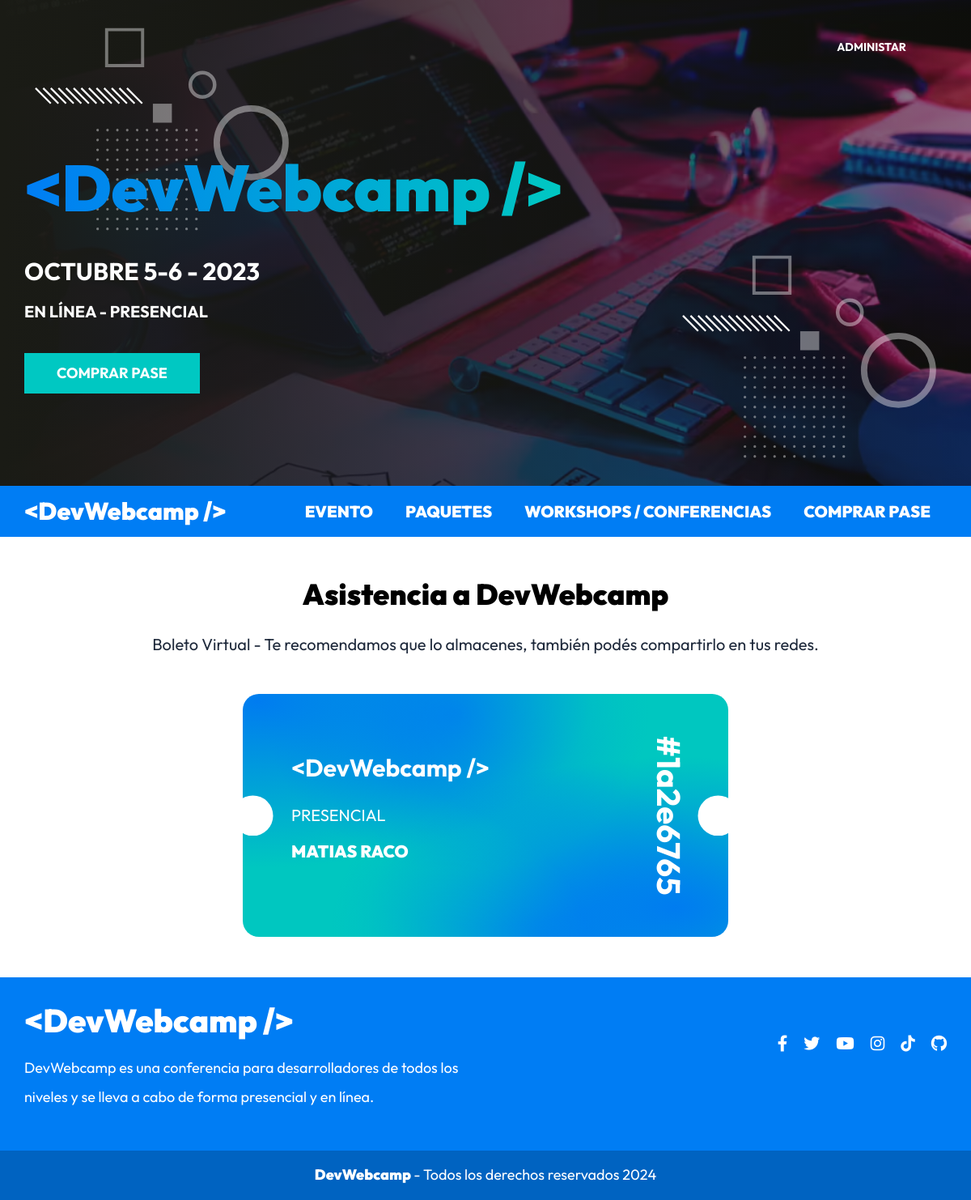
The app's page /boleto?id=1a2e6765 (signed in) with its own data.
### tables this page shows
CREATE TABLE `paquetes` (
  `id` int NOT NULL AUTO_INCREMENT,
  `nombre` varchar(30) DEFAULT NULL,
  PRIMARY KEY (`id`)
);

CREATE TABLE `usuarios` (
  `id` int NOT NULL AUTO_INCREMENT,
  `nombre` varchar(40) DEFAULT NULL,
  `apellido` varchar(40) DEFAULT NULL,
  `email` varchar(40) DEFAULT NULL,
  `password` varchar(60) DEFAULT NULL,
  `confirmado` tinyint(1) DEFAULT NULL,
  `token` varchar(13) DEFAULT NULL,
  `admin` tinyint(1) DEFAULT NULL,
  PRIMARY KEY (`id`)
);

CREATE TABLE `registros` (
  `id` int NOT NULL AUTO_INCREMENT,
  `paquete_id` int DEFAULT NULL,
  `pago_id` varchar(30) DEFAULT NULL,
  `token` varchar(8) DEFAULT NULL,
  `regalo_id` int DEFAULT NULL,
  `usuario_id` int DEFAULT NULL,
  PRIMARY KEY (`id`),
  KEY `usuarioId` (`usuario_id`),
  KEY `paquete_id` (`paquete_id`),
  KEY `regalo_id` (`regalo_id`),
  CONSTRAINT `registros_ibfk_1` FOREIGN KEY (`usuario_id`) REFERENCES `usuarios` (`id`),
  CONSTRAINT `registros_ibfk_2` FOREIGN KEY (`paquete_id`) REFERENCES `paquetes` (`id`),
  CONSTRAINT `registros_ibfk_3` FOREIGN KEY (`regalo_id`) REFERENCES `regalos` (`id`)
);

### controllers/RegistroController.php (called while the page is built, shortened)
<?php
class RegistroController {
    public static function boleto ( Router $router ) {
        $id = $_GET["id"];
        $registro = Registro::where("token", $id);
        $registro->usuario = Usuario::find($registro->usuario_id);
        $registro->paquete = Paquete::find($registro->paquete_id);
        $router->render("registro/boleto", [
            "titulo" => "Asistencia a DevWebcamp",
            "registro" => $registro
        ]);
    }
}

### public/index.php (called while the page is built, shortened)
<?php
$router = new Router();
$router->get('/login', [AuthController::class, 'login']);
$router->post('/login', [AuthController::class, 'login']);
$router->post('/logout', [AuthController::class, 'logout']);
$router->get('/registro', [AuthController::class, 'registro']);
$router->post('/registro', [AuthController::class, 'registro']);
$router->get('/olvide', [AuthController::class, 'olvide']);
$router->post('/olvide', [AuthController::class, 'olvide']);
$router->get('/reestablecer', [AuthController::class, 'reestablecer']);
$router->post('/reestablecer', [AuthController::class, 'reestablecer']);
$router->get('/mensaje', [AuthController::class, 'mensaje']);
$router->get('/confirmar-cuenta', [AuthController::class, 'confirmar']);
$router->get('/admin/dashboard', [DashboardController::class, 'index']);
$router->get('/admin/ponentes', [PonentesController::class, 'index']);
$router->get('/admin/ponentes/crear', [PonentesController::class, 'crear']);
$router->post('/admin/ponentes/crear', [PonentesController::class, 'crear']);
$router->get('/admin/ponentes/editar', [PonentesController::class, 'editar']);
$router->post('/admin/ponentes/editar', [PonentesController::class, 'editar']);
$router->post('/admin/ponentes/eliminar', [PonentesController::class, 'eliminar']);
$router->get('/admin/eventos', [EventosController::class, 'index']);
$router->get('/admin/eventos/crear', [EventosController::class, 'crear']);
$router->post('/admin/eventos/crear', [EventosController::class, 'crear']);
$router->get('/admin/eventos/editar', [EventosController::class, 'editar']);
$router->post('/admin/eventos/editar', [EventosController::class, 'editar']);
$router->post('/admin/eventos/eliminar', [EventosController::class, 'eliminar']);
$router->get('/api/eventos-horario', [APIEventos::class, 'index']);
$router->get('/api/ponentes', [APIPonentes::class, 'index']);
$router->get('/api/ponente', [APIPonentes::class, 'ponente']);
$router->get('/api/regalos', [APIRegalos::class, 'index']);
$router->get('/admin/registrados', [RegistradosController::class, 'index']);
$router->get('/admin/regalos', [RegalosController::class, 'index']);
$router->get("/finalizar-registro", [RegistroController::class, "crear"]);
$router->post("/finalizar-registro/gratis", [RegistroController::class, "gratis"]);
$router->post("/finalizar-registro/pagar", [RegistroController::class, "pagar"]);
$router->get("/finalizar-registro/conferencias", [RegistroController::class, "conferencias"]);
$router->POST("/finalizar-registro/conferencias", [RegistroController::class, "conferencias"]);
$router->get("/boleto", [RegistroController::class, "boleto"]);
$router->get('/', [PaginasController::class, 'index']);
$router->get('/devwebcamp', [PaginasController::class, 'eventos']);
$router->get('/paquetes', [PaginasController::class, 'paquetes']);
$router->get('/workshops-conferencias', [PaginasController::class, 'conferencias']);
$router->get('/404', [PaginasController::class, 'error']);
$router->comprobarRutas();

### models/ActiveRecord.php (called while the page is built, shortened)
<?php
class ActiveRecord {
    protected static $db;
    protected static $tabla = '';
    public static function setDB($database) {
        self::$db = $database;
    }
    public static function consultarSQL($query) {
        $resultado = self::$db->query($query);
        $array = [];
        while($registro = $resultado->fetch_assoc()) {
            $array[] = static::crearObjeto($registro);
        }
        return $array;
    }
    protected static function crearObjeto($registro) {
        $objeto = new static;
        foreach($registro as $key => $value ) {
            if(property_exists( $objeto, $key  )) {
                $objeto->$key = $value;
            }
        }
        return $objeto;
    }
    public static function find($id) {
        $query = "SELECT * FROM " . static::$tabla  ." WHERE id = ${id}";
        $resultado = self::consultarSQL($query);
        return array_shift( $resultado ) ;
    }
    public static function where($columna, $valor) {
        $query = "SELECT * FROM " . static::$tabla . " WHERE ${columna} = '${valor}'";
        $resultado = self::consultarSQL($query);
        return array_shift( $resultado ) ;
    }
}

### views/registro/boleto.php (the view)
<main class="pagina">
    <h2 class="pagina__heading"><?php echo $titulo ?></h2>
    <p class="pagina__descripcion">Boleto Virtual - Te recomendamos que lo almacenes, también podés compartirlo en tus redes.</p>
    <div class="boleto-virtual">
        <div class="boleto boleto--<?php echo strtolower($registro->paquete->nombre); ?> boleto--acceso">
            <div class="boleto__contenido">
                <h4 class="boleto__logo"> &#60;DevWebcamp /> </h4>
                <p class="boleto__plan"> <?php echo $registro->paquete->nombre; ?></p>
                <p class="boleto__nombre"> <?php echo $registro->usuario->nombre . " " . $registro->usuario->apellido;?></p>
            </div>
            <p class="boleto__codigo"><?php echo "#" . $registro->token; ?></p>
        </div>
    </div>
</main>

### public/build/css/app.css (style rules this page uses)
html { -webkit-text-size-adjust:100%;line-height:1.15 }
body { margin:0 }
main { display:block }
html { box-sizing:border-box;font-size:62.5%;height:100% }
*,:after,:before { box-sizing:inherit }
body { font-family:Outfit,sans-serif;font-size:1.8rem }
h1,h2,h3 { font-family:Outfit,sans-serif;font-weight:900;margin:2rem 0 }
h2 { font-size:3.6rem }
[class$=__heading] { font-family:Outfit,sans-serif;font-weight:900;margin:5rem 0 3rem;text-align:center }
[class$=__descripcion] { color:#1e293b;font-size:2rem;font-weight:400;margin-bottom:5rem;text-align:center }
.boleto { border-radius:2rem;color:#fff;margin:0 auto;padding:6rem;position:relative;width:min(100% - 5rem,65rem) }
.boleto:after,.boleto:before { background-color:#fff;content:"";height:5rem;position:absolute;top:calc(50% - 2.5rem);width:5rem }
.boleto:before { -webkit-clip-path:circle(50% at 25% 50%);clip-path:circle(50% at 25% 50%);left:0 }
.boleto:after { -webkit-clip-path:circle(50% at 75% 50%);clip-path:circle(50% at 75% 50%);right:0 }
.boleto--presencial { background-color:#00c7c0;background-image:radial-gradient(at 3% 3%,#007cf0 0,transparent 50%),radial-gradient(at 0 100%,#00c7c0 0,transparent 50%),radial-gradient(at 89% 88%,#007cf0 0,transparent 50%),radial-gradient(at 100% 0,#00c7c0 0,transparent 50%),radial-gradient(at 44% 8%,#007cf0 0,transparent 50%),radial-gradient(at 51% 56%,#00c7c0 0,transparent 50%),radial-gradient(at 62% 99%,#007cf0 0,transparent 50%) }
.boleto__logo { color:#fff;font-size:clamp(2rem,-.8rem + 10vw,4rem);margin-bottom:2rem;text-align:center;white-space:nowrap }
@media (min-width:1024px) { .boleto__logo { margin:0;text-align:left } }
.boleto__plan { font-size:2rem;margin:3rem 0 0;text-transform:uppercase }
.boleto--acceso { height:50rem;padding:10rem 3rem;width:30rem }
@media (min-width:768px) { .boleto--acceso { display:flex;flex-direction:column;height:30rem;justify-content:center;padding:6rem;width:60rem } }
.boleto--acceso .boleto__logo { font-size:clamp(2rem,-.8rem + 10vw,3rem);text-align:left }
.boleto--acceso .boleto__nombre { font-size:2.1rem;font-weight:900;text-transform:uppercase }
.boleto--acceso .boleto__codigo { bottom:8rem;font-size:4rem;font-weight:700;left:0;margin:0;position:absolute;text-align:center;width:100% }
@media (min-width:768px) { .boleto--acceso .boleto__codigo { left:calc(100% - 5rem);rotate:90deg;top:0;transform-origin:0 0;width:30rem } }
.boleto:before { -webkit-clip-path:circle(50% at 50% 25%);clip-path:circle(50% at 50% 25%);left:calc(50% - 2.5rem);top:0 }
@media (min-width:768px) { .boleto:before { -webkit-clip-path:circle(50% at 25% 50%);clip-path:circle(50% at 25% 50%);left:0;top:calc(50% - 2.5rem) } }
.boleto:after { -webkit-clip-path:circle(50% at 50% 75%);clip-path:circle(50% at 50% 75%);left:calc(50% - 2.5rem);top:calc(100% - 5rem) }
@media (min-width:768px) { .boleto:after { -webkit-clip-path:circle(50% at 75% 50%);clip-path:circle(50% at 75% 50%);left:calc(100% - 5rem);top:calc(50% - 2.5rem) } }

### records on screen
paquetes: nombre "PRESENCIAL"
usuarios: nombre "MATIAS", apellido "RACO"
registros: token "1a2e6765"

### other values on screen
$titulo "Asistencia a DevWebcamp"
